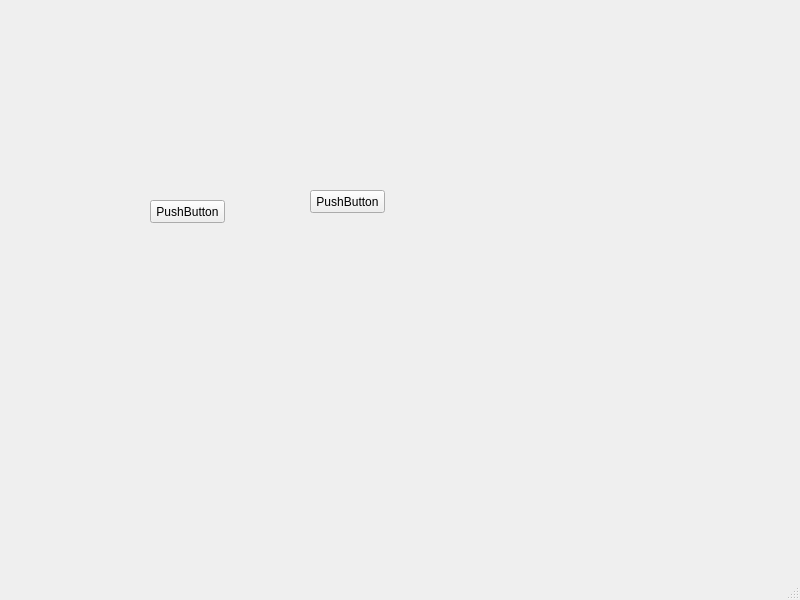
<?xml version="1.0" encoding="UTF-8"?>
<ui version="4.0">
 <class>MainWindow</class>
 <widget class="QMainWindow" name="MainWindow">
  <property name="geometry">
   <rect>
    <x>0</x>
    <y>0</y>
    <width>800</width>
    <height>600</height>
   </rect>
  </property>
  <property name="windowTitle">
   <string>MainWindow</string>
  </property>
  <widget class="QWidget" name="centralwidget">
   <widget class="QPushButton" name="pushButton">
    <property name="geometry">
     <rect>
      <x>150</x>
      <y>200</y>
      <width>75</width>
      <height>23</height>
     </rect>
    </property>
    <property name="text">
     <string>PushButton</string>
    </property>
   </widget>
   <widget class="QPushButton" name="pushButton_2">
    <property name="geometry">
     <rect>
      <x>310</x>
      <y>190</y>
      <width>75</width>
      <height>23</height>
     </rect>
    </property>
    <property name="text">
     <string>PushButton</string>
    </property>
   </widget>
  </widget>
  <widget class="QMenuBar" name="menubar">
   <property name="geometry">
    <rect>
     <x>0</x>
     <y>0</y>
     <width>800</width>
     <height>23</height>
    </rect>
   </property>
  </widget>
  <widget class="QStatusBar" name="statusbar"/>
 </widget>
 <resources/>
 <connections/>
</ui>
